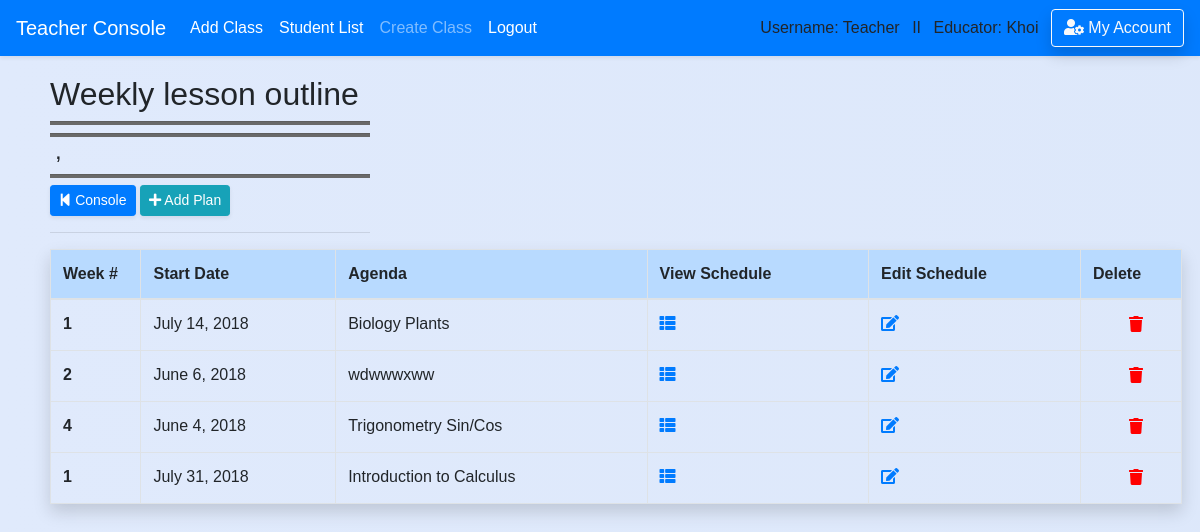
The app's page /teacher/lesson_plan/1/ (signed in), older data.
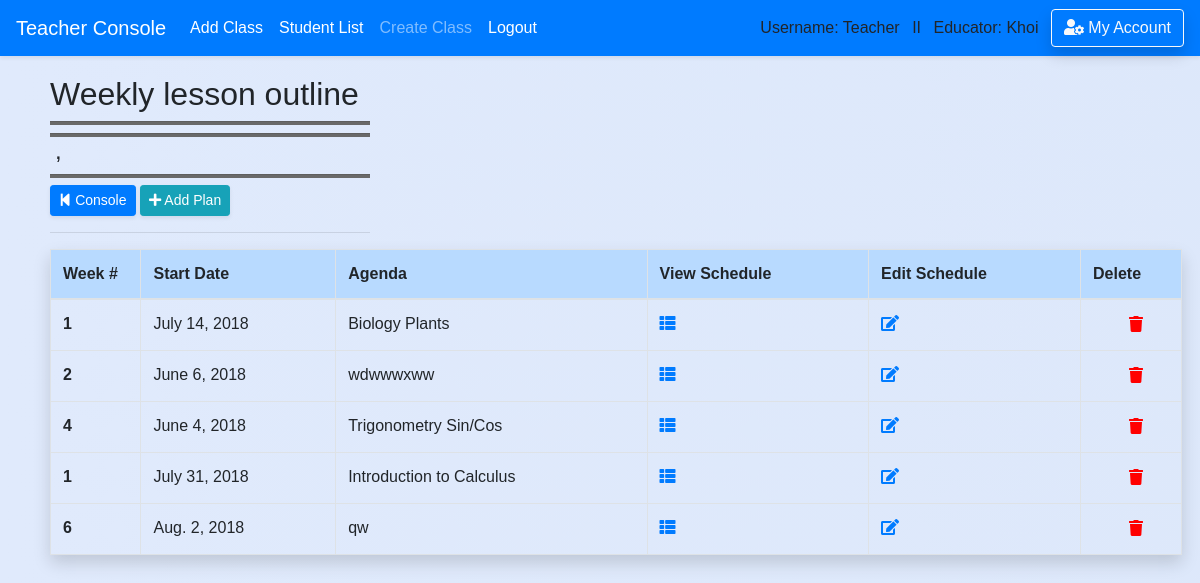
The same page, newer data.
### school_app/models.py (models this page shows, shortened)
class Lesson_plan(models.Model):
    course_title = models.CharField(max_length=50,default='')
    teacher_idx = models.CharField(max_length=10,default='')
    week_number = models.CharField(max_length=10,default='')
    agenda = models.CharField(max_length=450,default='Agenda Goes Here')
    monday_date = models.DateField(blank=True, null=True)
    tuesday_date = models.DateField(blank=True, null=True)
    wednesday_date = models.DateField(blank=True, null=True)
    thursday_date = models.DateField(blank=True, null=True)
    friday_date= models.DateField(blank=True, null=True)
    monday_assignment = models.CharField(max_length=400,default='a')
    tuesday_assignment= models.CharField(max_length=400,default='s')
    wednesday_assignment= models.CharField(max_length=400,default='d')
    thursday_assignment= models.CharField(max_length=400,default='f')
    friday_assignment= models.CharField(max_length=400,default='g')
    weekend_assignment = models.CharField(max_length=300,default='h')
    teacher = models.ForeignKey('Teacher',blank=True, null=True, on_delete = models.SET_NULL)
    course = models.ForeignKey('Course',blank=True, null=True, on_delete = models.SET_NULL)
    last_modifield = models.DateTimeField(auto_now=True, blank=True,null=True,)
    create_date = models.DateField(auto_now_add=True, blank=True,null=True,)

### school_app/views_logged.py (the view)
# urls.py: path('teacher/lesson_plan/<int:course_id>/',views_logged.lesson_plan, name='view_lesson_plan'),
@require_http_methods(["GET"])
def lesson_plan(request,course_id=None): #list all lesson plan created
    if is_login(request) == False:
        return redirect('/login')
    if is_login(request) == True:
        if request.user.profile.is_teacher == False:
            messages.warning(request, "You don't have Instructor's Privilege!")
            return redirect('/')
        course = Course.objects.filter(id=course_id).first()
        lesson_plan = Lesson_plan.objects.filter(course=course)
        return render(request,'teacher/lesson_plan/view_weekly_lesson_plan.html',
        {'course':course,'lesson_plan':lesson_plan})

### school_app/views_functions.py (called while the page is built)
def is_login(request):
    if not request.user.is_authenticated:
        messages.warning(request, "Please Login or Create an Account.")
        return False
    return True

### school_app/templates/teacher/lesson_plan/view_weekly_lesson_plan.html (shortened to what this page needs)
{% extends 'base.html' %}
{% block content %}
<div class='content'>
  <div class="container-fuild form-row" style='width:100%'>
    <div class="col-md-6">
        <div style="width: 320px">
        <h2>Weekly lesson outline</h2>
        <hr class='hr-line'/>
        <hr class='hr-line'/>
        <h4 style='padding-left: 5px'>{{ course.semester }}, {{ course.year }}</h4>
        <hr class='hr-line'/>
        <a href='{% url "teacher" %}' class="btn btn-sm btn-primary shadow-sm" ><i class="fas fa-step-backward"></i> Console</a></a>
        <a href='{% url "add_lesson_plan" course_id=course.id %}' class="btn btn-info btn-sm shadow-sm" role="button"><i class="fas fa-plus"></i> Add Plan</a>
        <hr/>
    </div></div>
    <div class="col-md-5">
        {% if lesson_plan %}
    </div></div>
        <div class='mr-2'>
          <table class="table table-hover table-bordered  shadow">
            <thead class='table-primary'>
            <tr>
              <th scope="col"style="width: 8%">Week #</th>
              <th scope="col">Start Date</th>
              <th scope="col">Agenda</th>
              <th scope="col">View Schedule</th>
              <th scope="col">Edit Schedule</th>
              <th scope="col" style="width: 8%">Delete</th>
            </tr>
            </thead>
            <tbody>
        {% for lesson in lesson_plan %}
            <tr>
              <th scope="row">{{ lesson.week_number }}</th>
              <td>{{ lesson.monday_date }}</td>
              <td>{{ lesson.agenda}}</td>
              <td>
                <a href='{% url "weekly_lesson_plan" lesson_plan_id=lesson.id  %}'><i class="fas fa-th-list"></i></a>
              </td>
              <td>
                <a href='{% url "edit_lesson_plan" lesson_plan_id=lesson.id  %}'><i class="fas fa-edit"></i></a>
              </td>
              <td>
                <form action='/teacher/lesson_plan/delete_lesson_plan/' method='post'>{% csrf_token %}
                  <button type='submit' style='border:none;background:none;cursor: pointer;cursor: hand;'>
                    <i style='color:red' class="fas fa-trash test" data-toggle="popover" data-placement="top" data-trigger="hover" data-content="Alert!"></i>
                  </button>
                </form>
              </td>
            </tr>
        {% endfor %}
            </tbody>
          </table>
        </div>
        {% else %}
        <h4><div class="alert-inherit alert-info" role="alert"><i class="fas fa-exclamation"></i> Current Course have no lesson planned. </div></h4>
        {% endif %}
        <br><br>
</div>
{% endblock %}

Row changes from the older to the newer data that the page shows:
now on this page (row edited): Lesson_plan: week_number "6", monday_date "Aug. 2, 2018", agenda "qw"
